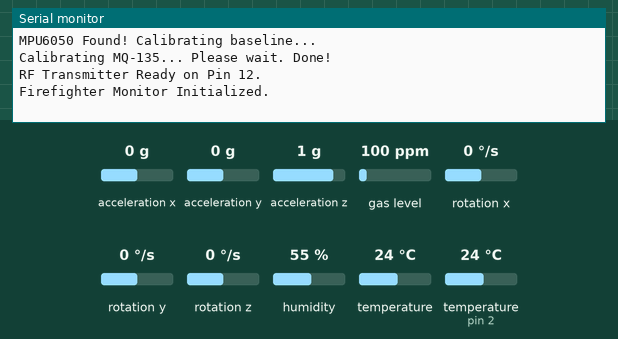
A sketch run on a simulated Arduino Uno, built with avr-gcc and run on an emulated ATmega328P. Parts: the last lines printed to the serial monitor. The inputs (shaded band) are chosen by the test bench; at power-on: gas level 100 ppm, temperature (sensor on pin 2) 24 °C, acceleration x 0 g, acceleration y 0 g, acceleration z 1 g, rotation x 0 °/s, rotation y 0 °/s, rotation z 0 °/s, humidity 55 %, temperature 24 °C. No radio packets arrive unless stated.

Above: at 1.2 s.
1.3 s: gas level set to 20 ppm
At 3.5 s:
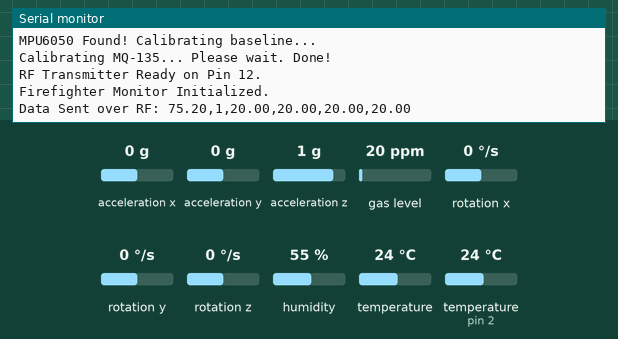
5.5 s: temperature (sensor on pin 2) set to 12 °C
At 6.6 s:
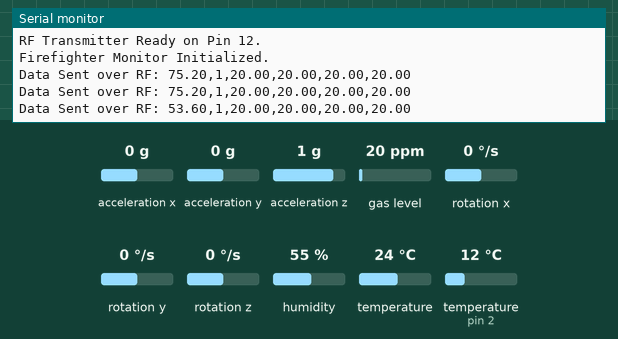
7.0 s: gas level set to 250 ppm
At 8.4 s:
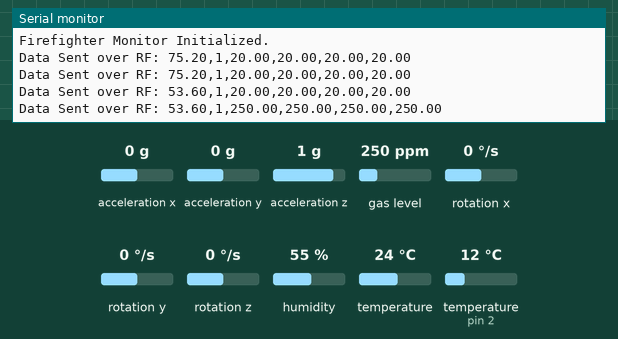
8.5 s: temperature (sensor on pin 2) set to 19 °C
At 10.8 s:
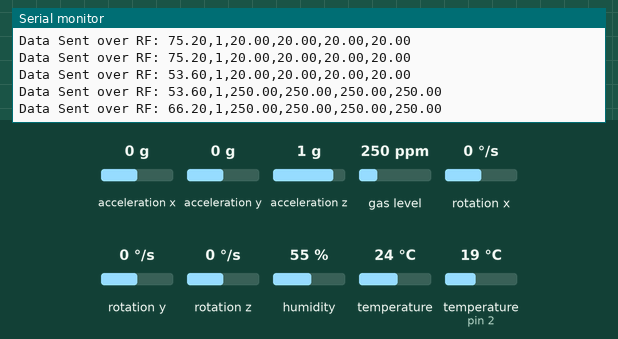
Timing chart, 0 to 11.0 s (numbered marks = the images above; inputs shaded):
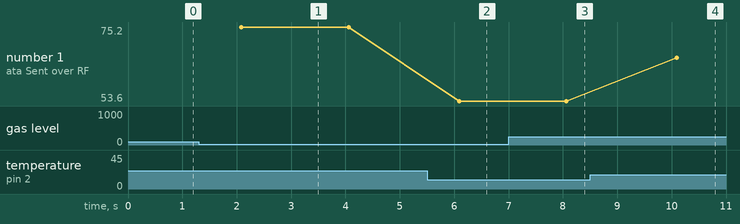

Measured:
- after the input at 1.3 s, the serial monitor: prints a new line after 0.79 s (image 1)
- after the input at 5.5 s, the serial monitor: prints a new line after 0.59 s (image 2)
- after the input at 7.0 s, the serial monitor: prints a new line after 1.1 s (image 3)
- after the input at 8.5 s, the serial monitor: prints a new line after 1.6 s (image 4)
- plotted number 1: 75.2 → 53.6 after the input at 5.5 s, 53.6 → 66.2 after the input at 8.5 s

The sketch:

transmitterFunc.ino
```cpp
// --- Inside transmitterFunc.ino ---

// You must install the RadioHead library for this to work!
#include <RH_ASK.h>
#include <SPI.h> // This is a built-in Arduino library that RadioHead requires to compile

// Initialize the RadioHead ASK (Amplitude Shift Keying) driver
// Parameter 1: 2000 = The speed of transmission (baud rate). 2000 is highly stable.
// Parameter 2: 11 = The Receive Pin. (We aren't receiving, but we have to declare a pin).
// Parameter 3: 12 = The Transmit Pin. **WIRE YOUR FS1000A DATA PIN HERE!**
RH_ASK rfDriver(2000, 11, 12);

void setupTransmitter() {
  // Start up the radio driver and check if it worked
  if (!rfDriver.init()) {
    Serial.println("RF Transmitter Initialization FAILED!");
  } else {
    Serial.println("RF Transmitter Ready on Pin 12.");
  }
}

void sendRFMessage(String dataString) {
  // 1. Convert the String
  // Radio radios cannot transmit standard Arduino "Strings" directly.
  // We must convert your payload into an array of characters (bytes).
  const char *msg = dataString.c_str();

  // 2. Send the Data
  // Cast the characters into raw bytes (uint8_t) and tell the radio exactly how long the message is.
  rfDriver.send((uint8_t *)msg, strlen(msg));

  // 3. Wait
  // This physically blocks the Arduino for a few milliseconds to ensure the
  // entire message blasts out of the antenna before the code moves on.
  rfDriver.waitPacketSent();
}
```

fireguard.ino
```cpp
// --- MAIN.INO ---
// Remember: No #include needed for your other .ino files!

// Variables for our non-blocking timer
unsigned long previousMillis = 0;
const long interval = 2000; // How often to send data in milliseconds (1000 = 1 second)

void setup() {
  // Start the Serial monitor for testing on your computer
  Serial.begin(9600);

  // Call the setup functions you wrote in your other tabs
  // (Assuming you made these functions to initialize the pins)
  motionsetup();
  qualsetup();
  tempsetup();
  setupTransmitter();

  Serial.println("Firefighter Monitor Initialized.");
}

void loop() {
  // 1. CONSTANT BACKGROUND TASKS
  // EX: If your motion sensor needs to be checked constantly to update its 20-second timer,
  // put that update function here so it runs thousands of times a second.
  // updateMotionTracker();
  motionloop();
  qualloop();

  // 2. TIMED TRANSMISSION
  // Check the "stopwatch" to see if 1 second has passed
  unsigned long currentMillis = millis();

  if (currentMillis - previousMillis >= interval) {
    // Reset the stopwatch
    previousMillis = currentMillis;

    // --- A. GATHER DATA ---
    // Pull the latest data from the functions in your other .ino files
    float currentTemp = getTemperature();
    bool isMoving = checkMotion();
    float co2 = getCO2();
    float nh4 = getNH4();
    float nh3 = getNH3();
    float toluene = getToluene();

// --- B. PACKAGE DATA ---
    // Create an empty string
    String payload = "";

    // Tell the Arduino to set aside 60 bytes of memory right now so it doesn't crash later
    payload.reserve(60);

    // Add each piece of data one step at a time
    payload += String(currentTemp);
    payload += ",";
    payload += String(isMoving);
    payload += ",";
    payload += String(co2);
    payload += ",";
    payload += String(nh4);
    payload += ",";
    payload += String(nh3);
    payload += ",";
    payload += String(toluene);

    // --- C. TRANSMIT DATA ---
    // Hand the packaged string to your RF transmitter function
    sendRFMessage(payload);

    // Print to the Serial Monitor so you can verify it works while plugged into USB
    Serial.print("Data Sent over RF: ");
    Serial.println(payload);
  }
}
```

motionFunc.ino
```cpp
#include <Adafruit_MPU6050.h>
#include <Adafruit_Sensor.h>
#include <Wire.h>

Adafruit_MPU6050 mpu;

// Variables for motion detection
bool isMoving = true;
unsigned long lastMotionTime = 0;
const unsigned long idleThreshold = 20000; // 20 seconds in milliseconds

// Sensitivity threshold - adjust this if it's too sensitive or not sensitive enough
const float motionThreshold = 0.75;

// Storage for previous readings to compare
float lastX, lastY, lastZ;

void motionsetup() {

  if (!mpu.begin()) {
    Serial.println("Failed to find MPU6050 chip");
    while (1) { delay(10); }
  }

  Serial.println("MPU6050 Found! Calibrating baseline...");

  // Get initial readings
  sensors_event_t a, g, temp;
  mpu.getEvent(&a, &g, &temp);
  lastX = a.acceleration.x;
  lastY = a.acceleration.y;
  lastZ = a.acceleration.z;

  lastMotionTime = millis();
}

void motionloop() {
  sensors_event_t a, g, temp;
  mpu.getEvent(&a, &g, &temp);

  // Calculate the change (delta) in acceleration
  float deltaX = abs(a.acceleration.x - lastX);
  float deltaY = abs(a.acceleration.y - lastY);
  float deltaZ = abs(a.acceleration.z - lastZ);

  // Check if any axis moved more than the threshold
  if (deltaX > motionThreshold || deltaY > motionThreshold || deltaZ > motionThreshold) {
    isMoving = true;
    lastMotionTime = millis(); // Reset the timer because we moved
  } else {
    // If we haven't moved, check how long it's been
    if (millis() - lastMotionTime > idleThreshold) {
      isMoving = false;
    }
  }

  // Update "last" values for the next loop
  lastX = a.acceleration.x;
  lastY = a.acceleration.y;
  lastZ = a.acceleration.z;
}

bool checkMotion(){
  bool check = isMoving;
  return check;
}
```

qualFunc.ino
```cpp
#include <MQUnifiedsensor.h>

// Definitions
#define Board           ("Arduino UNO")
#define Pin             (A1) // Analog input 1
#define Type            ("MQ-135")
#define Voltage_Resolution      (5)
#define ADC_Bit_Resolution      (10) // For Arduino UNO
#define RatioMQ135CleanAir      (3.6) // RS / R0 ratio for clean air

MQUnifiedsensor MQ135(Board, Voltage_Resolution, ADC_Bit_Resolution, Pin, Type);

// --- NEW GLOBAL VARIABLES ---
// These will store the latest readings safely
float currentCO2 = 0.0;
float currentNH4 = 0.0;
float currentToluene = 0.0;
float currentNH3 = 0.0;

void qualsetup() {
  // Serial.begin removed because main.ino handles it!
  MQ135.setRegressionMethod(1);
  MQ135.init();

  Serial.print("Calibrating MQ-135... Please wait.");
  float calcR0 = 0;
  for(int i = 1; i<=10; i ++) {
    MQ135.update();
    calcR0 += MQ135.calibrate(RatioMQ135CleanAir);
  }
  MQ135.setR0(calcR0/10);
  Serial.println(" Done!");
}

void qualloop() {
  MQ135.update(); // Read the raw sensor data

  // Calculate and store each gas into our global variables
  MQ135.setA(110.47); MQ135.setB(-2.862);
  currentCO2 = MQ135.readSensor();

  MQ135.setA(10.231); MQ135.setB(-4.027);
  currentNH4 = MQ135.readSensor();

  MQ135.setA(44.947); MQ135.setB(-3.445);
  currentToluene = MQ135.readSensor();

  MQ135.setA(102.2 ); MQ135.setB(-2.473);
  currentNH3 = MQ135.readSensor();

  // REMOVED delay(1000) and Serial.print so the main loop never freezes!
}

// --- NEW GETTER FUNCTIONS ---
// These hand the global variables back to main.ino when asked

float getCO2() {
  return currentCO2;
}

float getNH4() {
  return currentNH4;
}

float getToluene() {
  return currentToluene;
}

float getNH3() {
  return currentNH3;
}
```

tempFunc.ino
```cpp
// --- Inside tempFunc.ino ---

#include "DHT.h"

#define DHTPIN 2
#define DHTTYPE DHT11

// Initialize the sensor
DHT dht(DHTPIN, DHTTYPE);

void tempsetup() {
  // We remove Serial.begin here because main.ino already does it!
  dht.begin();
}

// Our new function that returns a float!
float getTemperature() {
  // Read temperature as Fahrenheit (true means Fahrenheit)
  float tempF = dht.readTemperature(true);

  // Check if the read failed (isnan means "Is Not A Number")
  if (isnan(tempF)) {
    // If the sensor gets disconnected or fails, return an obvious fake number.
    // This way, your UI will see "-999.0" and know the sensor is broken!
    return -999.0;
  }

  // Hand the valid temperature back to main.ino
  return tempF;
}
```
